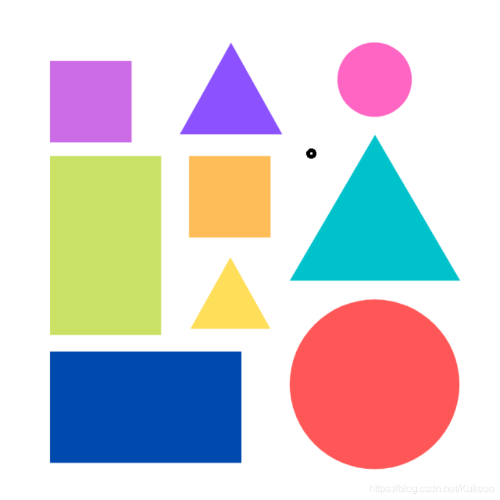
#> input picture day7-opencv/Image/image_10_1.png, 500 x 500 px
$ python '10轮廓检测图形.py'
#> lines starting #> are read from the running program, lines starting #| are printed output that depends on the picture; after the words box and inside, x2 and y2 are one past the last pixel; in counts of white or black regions, pixels touching at a corner belong together
import copy

import cv2 as cv
import matplotlib.pyplot as plt

import numpy as np

# 均值滤波有可能模糊图片，高斯滤波没法去掉小白点
# 读取图片
# img = cv.imread('Image/image_8_1.png')
img = cv.imread('Image/image_10_1.png')
#> img is the input picture: shape (500, 500, 3); mean B, G, R 209.9, 207, 212.6

# 灰度
gray = cv.cvtColor(img, cv.COLOR_BGR2GRAY)
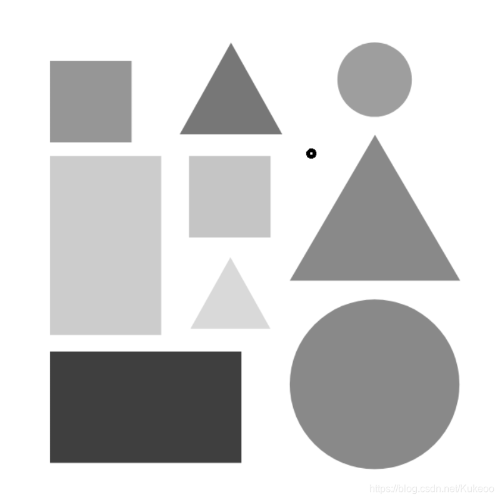
#> gray: shape (500, 500); min 0, max 255, mean 208.9

# 二值化
# ret,canny  = cv.threshold(gray,127,255,cv.THRESH_BINARY_INV)
# 函数二值化
# ret, canny = cv.threshold(gray, 0, 255, cv.THRESH_BINARY_INV + cv.THRESH_OTSU)
# 边界检测  提取边界 ！！！
canny = cv.Canny(gray, 50, 150)
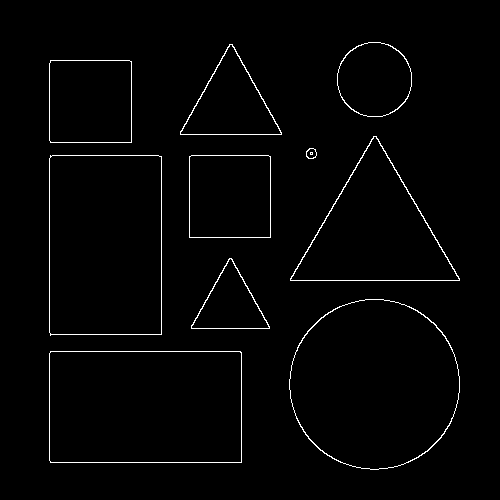
#> canny: shape (500, 500); 1.6% white in thin lines or dots, all inside (x1, y1, x2, y2) = (49, 42, 460, 470)
# 查找轮廓

contours, hie = cv.findContours(canny, cv.RETR_EXTERNAL,
                                cv.CHAIN_APPROX_SIMPLE)
#> contours = 10 contours; largest, box (x1, y1, x2, y2) and area: (289, 299, 460, 470) 22658, (49, 351, 242, 463) 21308, (49, 155, 162, 336) 20041, (290, 136, 460, 281) 12485, (49, 60, 132, 143) 6718; hie = [[1, -1, -1, -1], [2, 0, -1, -1], [3, 1, -1, -1], [4, 2, -1, -1], [5, 3, -1, -1], [6, 4, -1, -1], [7, 5, -1, -1], [8, 6, -1, -1], [9, 7, -1, -1], [-1, 8, -1, -1]]

# print(len(contours))


# 复制原图
result_img = img.copy()

# 轮廓绘制
for i in range(len(contours)):
    # 计算面积
    area = cv.contourArea(contours[i])
    # 计算周长
    length = cv.arcLength(contours[i], closed=True)

    #  大概多边形数量，识别  计算几边形
    approx = cv.approxPolyDP(contours[i], 0.02 * length, True)

    print(len(approx))
    x, y, w, h = cv.boundingRect(contours[i])

    if (len(approx) == 3):  # 三角形
        cv.drawContours(result_img, contours, i, (0, 0, 0), thickness=3)

        # 文字描述
        cv.putText(result_img, str(3), (int(x + w / 2), int(y + h / 2)), cv.FONT_HERSHEY_SIMPLEX,
                   1, (0, 0, 0), 1)
    elif (len(approx) == 8 and int(area) > 100):
        cv.drawContours(result_img, contours, i, (0, 0, 0), thickness=3)

        # 文字描述
        cv.putText(result_img, str(i), (int(x + w / 2), int(y + h / 2)), cv.FONT_HERSHEY_SIMPLEX,
                   1, (0, 0, 0), 1)
    elif 1.1 > w / h > 0.9 and len(approx) == 4:
        cv.drawContours(result_img, contours, i, (0, 0, 0), thickness=3)

        # 文字描述
        cv.putText(result_img, str(i), (int(x + w / 2), int(y + h / 2)), cv.FONT_HERSHEY_SIMPLEX,
                   1, (0, 0, 0), 1)
#> this loop made 10 passes
#> (area, length, approx, x, y, w, h) on passes 1, 3, 4, 5, 7, 8, 9: (21308.5, 604.2, [[50, 351], [50, 462], [241, 462], [240, 351]], 49, 351, 193, 112), (2879, 251.5, [[229, 258], [191, 328], [269, 328]], 191, 258, 79, 71), (6639, 324.8, [[189, 156], [189, 237], [270, 237], [270, 156]], 189, 155, 82, 83), (20041, 582.5, [[50, 155], [50, 335], [161, 334], [161, 156]], 49, 155, 113, 181), (12485, 528.8, [[290, 278], [459, 280], [376, 136]], 290, 136, 170, 145), (6718.5, 326.2, [[50, 60], [50, 142], [131, 142], [131, 61]], 49, 60, 83, 83), (4766, 324.6, [[229, 44], [180, 134], [281, 134]], 180, 44, 102, 91)
#> (area, length, x, y, w, h) on passes 2, 6, 10: (22658.5, 563.4, 289, 299, 171, 171), (84.5, 34.73, 306, 148, 11, 11), (4372, 246.8, 337, 42, 75, 75)
#| 4
#| 8
#| 3
#| 4
#| 4
#| 8
#| 3
#| 4
#> (further printed lines are left out)
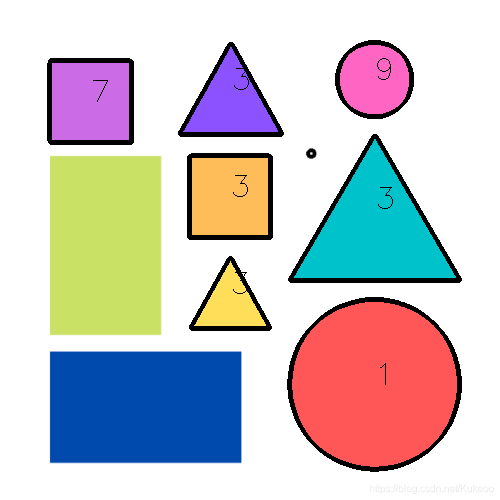
#> result_img: shape (500, 500, 3); 4.71% of pixels changed, all inside (x1, y1, x2, y2) = (47, 40, 462, 472)

cv.imshow('result_img', result_img)
cv.waitKey()
cv.destroyAllWindows()

$ run again, with day7-opencv/Image/image_12_2.png copied over day7-opencv/Image/image_10_1.png
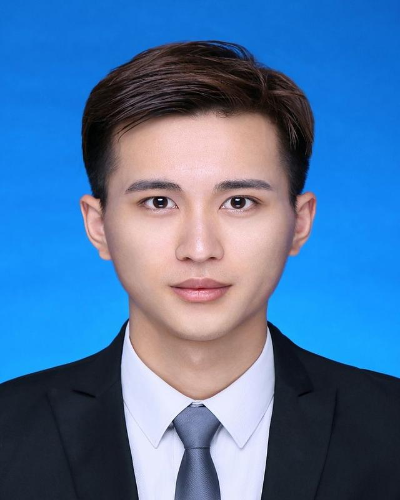
#> input picture day7-opencv/Image/image_12_2.png, 400 x 500 px
#> img is the input picture: shape (500, 400, 3); mean B, G, R 161.9, 116.3, 76.9
#> `canny = cv.Canny(gray, 50, 150)`:
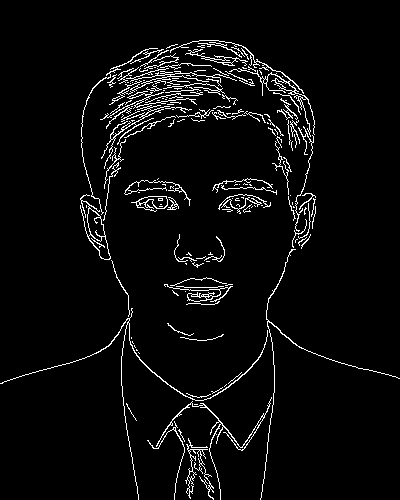
#> canny: shape (500, 400); 4.3% white in thin lines or dots
#> contours = 168 contours, 147 with area under 20; largest, box (x1, y1, x2, y2) and area: (80, 194, 111, 260) 648, (170, 40, 315, 137) 241, (131, 196, 168, 212) 240, (164, 284, 233, 302) 157, (156, 397, 272, 500) 140; hie = 168 rows, first 6: [1, -1, -1, -1], [2, 0, -1, -1], [3, 1, -1, -1], [4, 2, -1, -1], [5, 3, -1, -1], [6, 4, -1, -1]
#> the loop `for i in range(len(contours)):` made 168 passes
#> (area, length, x, y, w, h) on passes 1, 3, 6: (94, 644.5, 185, 438, 29, 62), (21.5, 264.2, 147, 421, 38, 79), (140, 810.6, 156, 397, 116, 103)
#> (printed output is left out)
#> after the loop `for i in range(len(contours)):`:
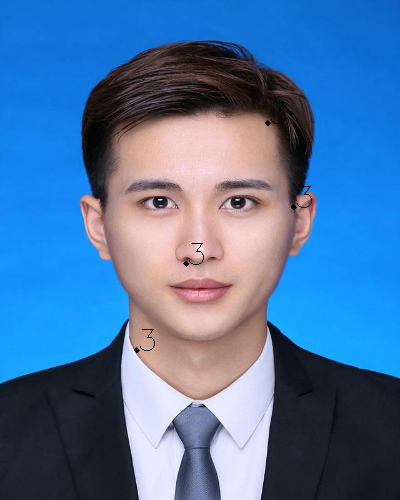
#> result_img: shape (500, 400, 3); 0.14% of pixels changed, all inside (x1, y1, x2, y2) = (134, 102, 312, 353)

$ run again, with day7-opencv/Image/image_12_3.png copied over day7-opencv/Image/image_10_1.png
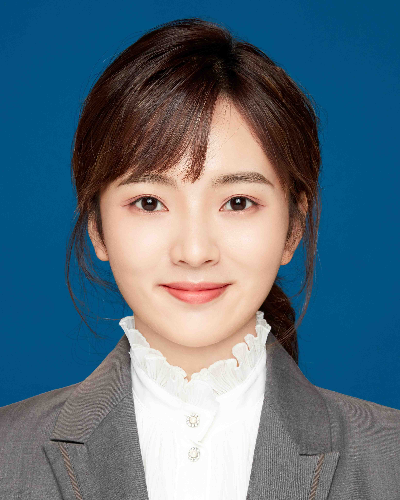
#> input picture day7-opencv/Image/image_12_3.png, 400 x 500 px
#> img is the input picture: shape (500, 400, 3); mean B, G, R 125.2, 110.7, 89.1
#> `canny = cv.Canny(gray, 50, 150)`:
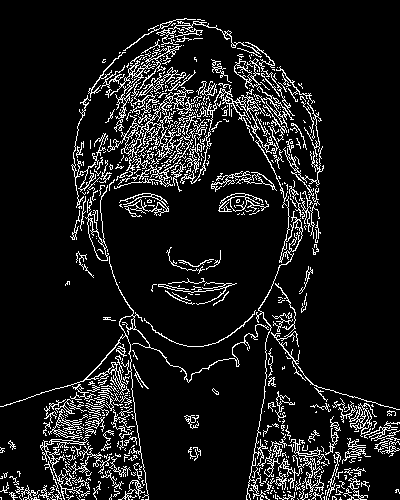
#> canny: shape (500, 400); 10% white in thin lines or dots
#> contours = 572 contours, 502 with area under 20; largest, box (x1, y1, x2, y2) and area: (107, 87, 194, 171) 613, (246, 196, 303, 500) 486, (85, 185, 109, 261) 431, (180, 83, 288, 208) 400, (0, 256, 269, 500) 355; hie = 572 rows, first 6: [1, -1, -1, -1], [2, 0, -1, -1], [3, 1, -1, -1], [4, 2, -1, -1], [5, 3, -1, -1], [6, 4, -1, -1]
#> the loop `for i in range(len(contours)):` made 572 passes
#> (area, length, x, y, w, h) on passes 41, 55, 158: (28, 149.5, 343, 488, 25, 12), (25, 154, 21, 485, 19, 15), (307, 526.7, 40, 439, 48, 61)
#> (printed output is left out)
#> after the loop `for i in range(len(contours)):`:
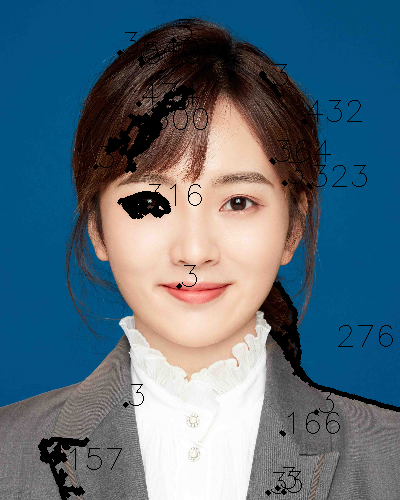
#> result_img: shape (500, 400, 3); 4.19% of pixels changed, all inside (x1, y1, x2, y2) = (38, 19, 400, 500)
